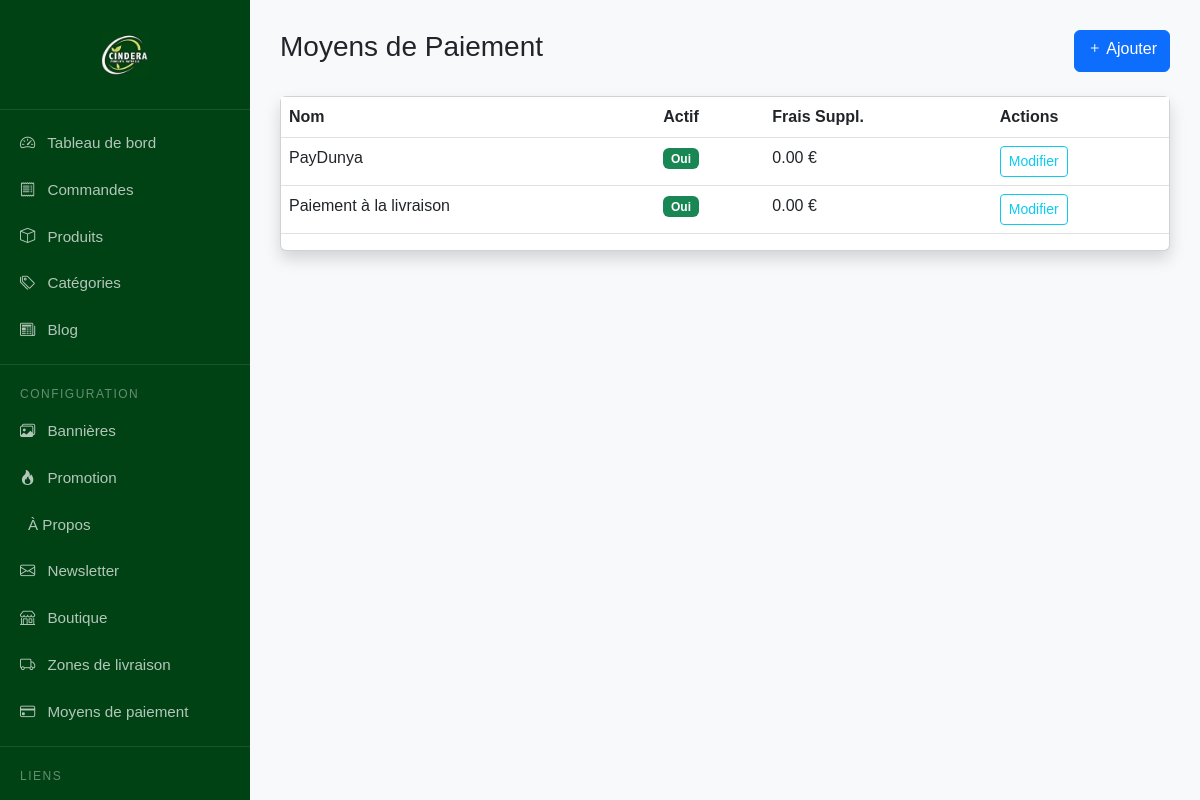
The app's page /dashboard/settings/payment-methods/ (signed in) with its own data.
### shop/models.py (models this page shows, shortened)
class PaymentMethod(models.Model):
    name = models.CharField(max_length=100, verbose_name="Nom")
    description = models.TextField(blank=True)
    is_active = models.BooleanField(default=True)
    extra_fee = models.DecimalField(max_digits=8, decimal_places=2, default=0, verbose_name="Frais supplémentaires")
    slug = models.SlugField(blank=True, null=True)  # temporairement nullable et non unique

### shop/decorators.py (the view)
    def _wrapped_view(request, *args, **kwargs):
        if request.user.is_authenticated:
            if request.user.is_manager or request.user.is_admin_role:
                return view_func(request, *args, **kwargs)
            else:
                raise PermissionDenied("Vous n'avez pas la permission d'accéder à cette page.")
        else:
            return redirect('products:login')  # redirige si non connecté

### shop/context_processors.py (called while the page is built)
def cart_item_count(request):
    cart = request.session.get('cart', {})
    total_quantity = sum(int(item['quantity']) for item in cart.values())
    return {'cart_item_count': total_quantity}

def categories_context(request):
    return {
        'categories': Category.objects.all()
    }

### shop/models.py (called while the page is built)
    @property
    def is_manager(self):
        return self.role == self.Role.GESTIONNAIRE

    @property
    def is_admin_role(self):
        return self.role == self.Role.ADMIN

### shop/views.py (called while the page is built)
@login_required
@admin_or_manager_required
def payment_methods(request):
    methods = PaymentMethod.objects.all()
    return render(request, 'dashboard/settings/payment_list.html', {'methods': methods})

### templates/dashboard/settings/payment_list.html
{% extends "dashboard/base_dashboard.html" %}
{% block content %}
<div class="d-flex justify-content-between mb-4">
    <h3>Moyens de Paiement</h3>
    <a href="{% url 'dashboard:add_payment_method' %}" class="btn btn-primary">
        <i class="bi bi-plus"></i> Ajouter
    </a>
</div>
<div class="card shadow">
    <div class="table-responsive">
        <table class="table">
            <thead>
                <tr>
                    <th>Nom</th>
                    <th>Actif</th>
                    <th>Frais Suppl.</th>
                    <th>Actions</th>
                </tr>
            </thead>
            <tbody>
                {% for method in methods %}
                <tr>
                    <td>{{ method.name }}</td>
                    <td>
                        {% if method.is_active %}
                            <span class="badge bg-success">Oui</span>
                        {% else %}
                            <span class="badge bg-secondary">Non</span>
                        {% endif %}
                    </td>
                    <td>{{ method.extra_fee }} €</td>
                    <td>
                        <a href="{% url 'dashboard:edit_payment_method' method.id %}" class="btn btn-sm btn-outline-info">Modifier</a>
                    </td>
                </tr>
                {% endfor %}
            </tbody>
        </table>
    </div>
</div>
{% endblock %}

### templates/dashboard/base_dashboard.html (style rules this page uses)
body { background-color: #f8f9fa; }
body { background-color: #f8f9fa; font-family: 'Poppins', sans-serif; }

### records on screen
PaymentMethod: name "PayDunya", is_active "Oui", extra_fee "0.00"
PaymentMethod: name "Paiement à la livraison", is_active "Oui", extra_fee "0.00"
